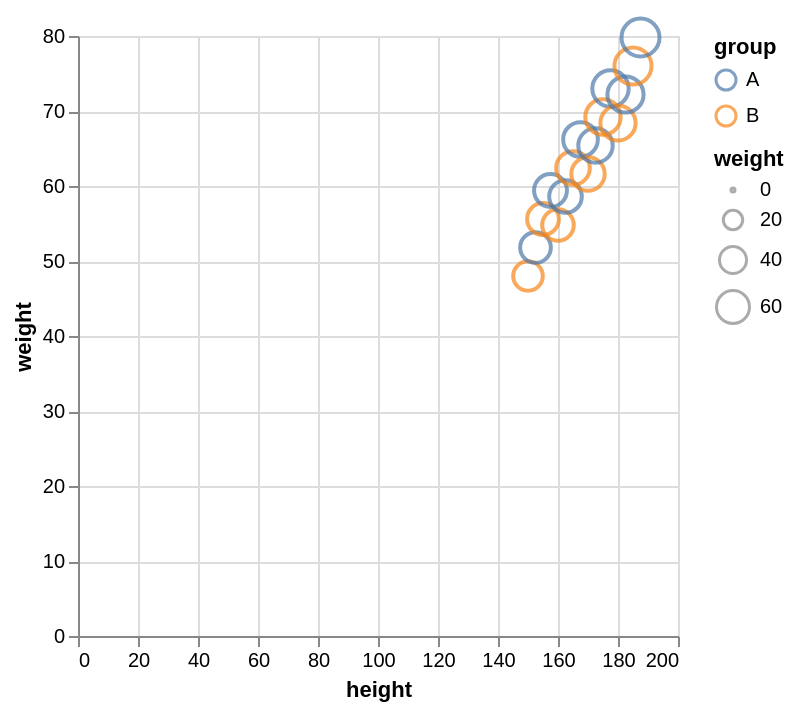

Vega-Lite specification for this chart:
### Vega-Lite specification from a JSON file in a GitHub repository (floating-point values rounded to 4 significant figures)
{"$schema": "https://vega.github.io/schema/vega-lite/v5.json", "data": {"values": [{"height": 150.0, "weight": 48.0, "group": "B"}, {"height": 152.5, "weight": 51.8, "group": "A"}, {"height": 155.0, "weight": 55.6, "group": "B"}, {"height": 157.5, "weight": 59.4, "group": "A"}, {"height": 160.0, "weight": 54.8, "group": "B"}, {"height": 162.5, "weight": 58.6, "group": "A"}, {"height": 165.0, "weight": 62.4, "group": "B"}, {"height": 167.5, "weight": 66.2, "group": "A"}, {"height": 170.0, "weight": 61.6, "group": "B"}, {"height": 172.5, "weight": 65.4, "group": "A"}, {"height": 175.0, "weight": 69.2, "group": "B"}, {"height": 177.5, "weight": 73.0, "group": "A"}, {"height": 180.0, "weight": 68.4, "group": "B"}, {"height": 182.5, "weight": 72.2, "group": "A"}, {"height": 185.0, "weight": 76.0, "group": "B"}, {"height": 187.5, "weight": 79.8, "group": "A"}]}, "mark": "point", "encoding": {"x": {"field": "height", "type": "quantitative"}, "y": {"field": "weight", "type": "quantitative"}, "color": {"field": "group", "type": "nominal"}, "size": {"field": "weight", "type": "quantitative"}, "tooltip": [{"field": "height"}, {"field": "weight"}]}}
